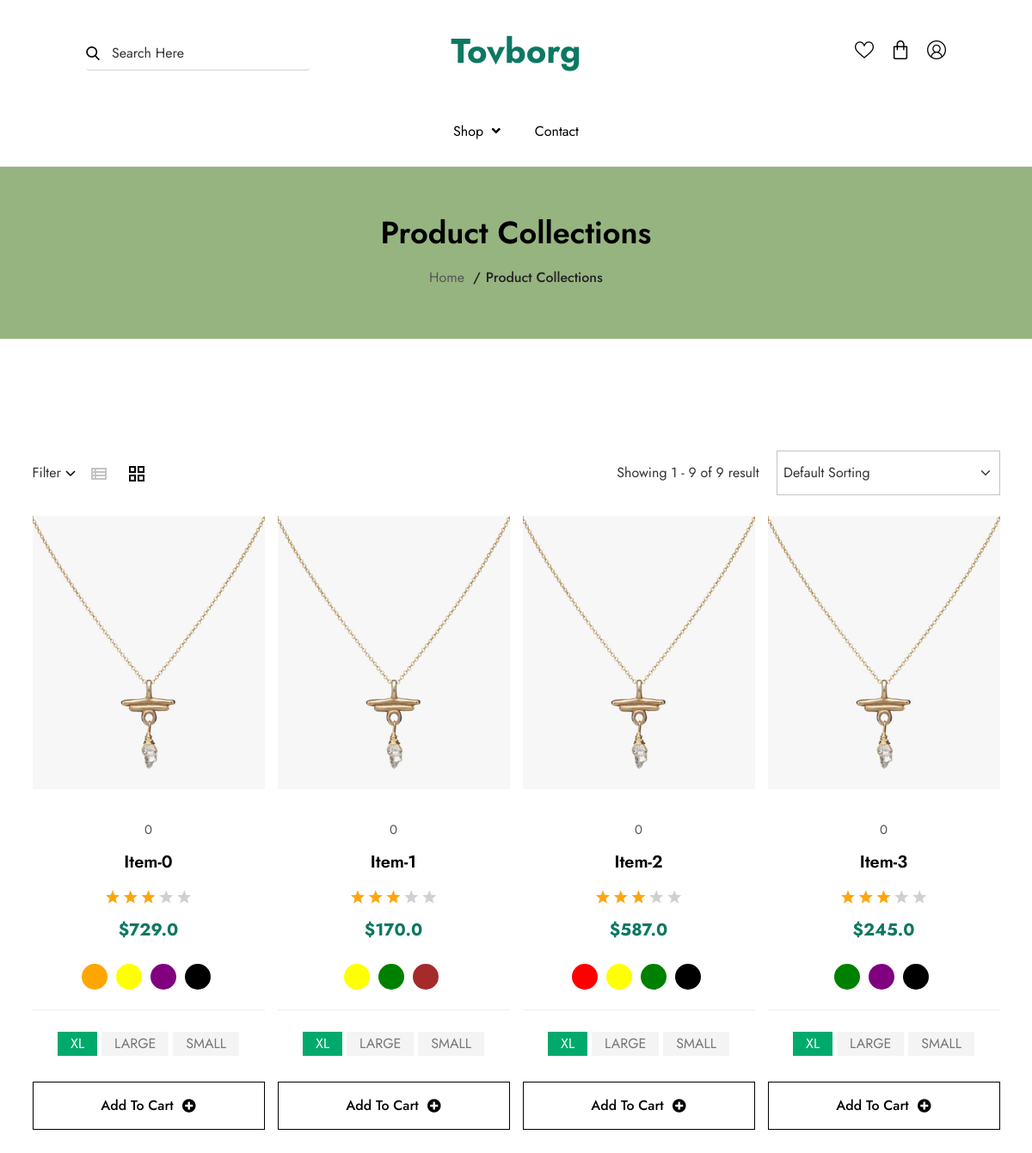
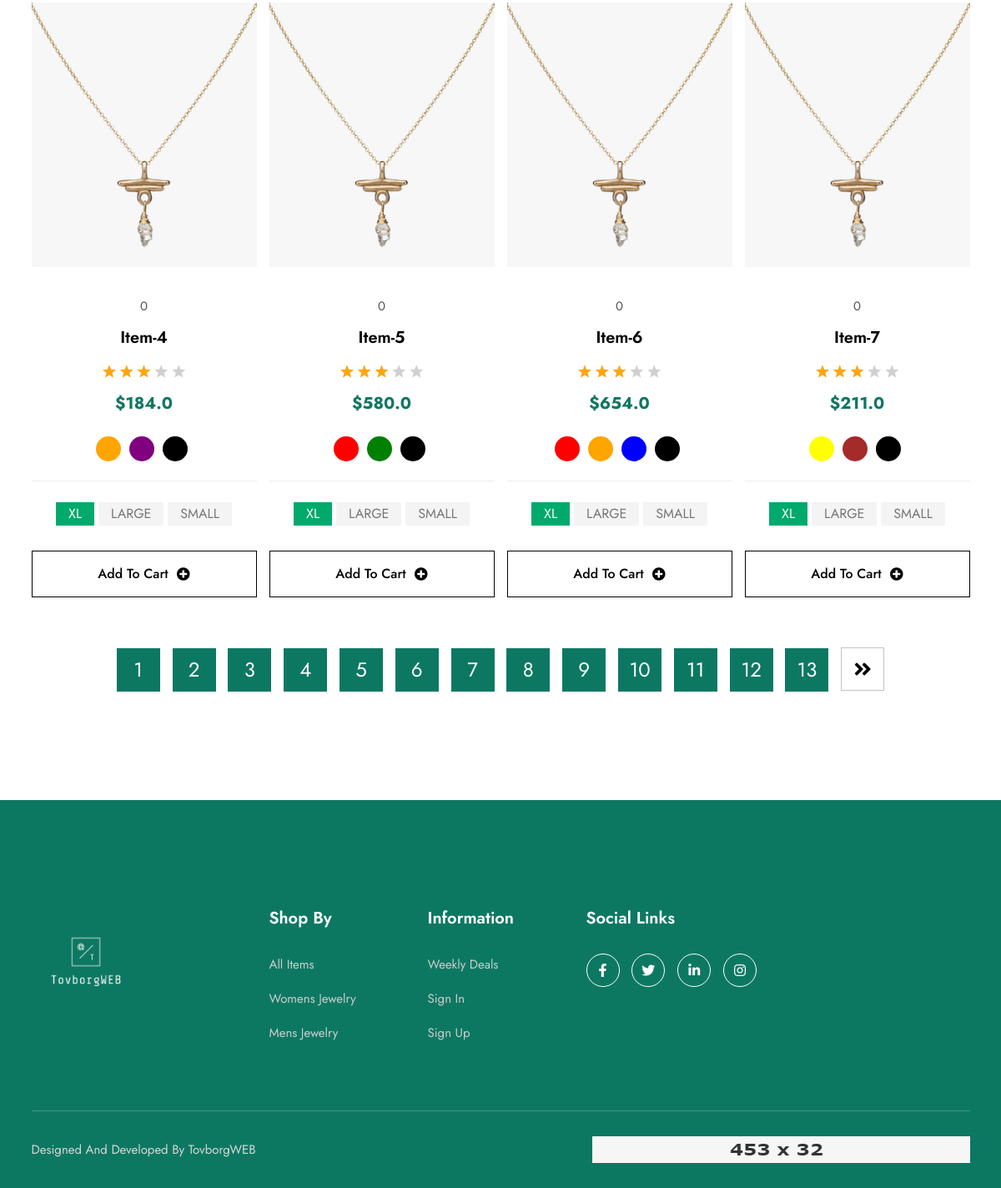
The page /shop-grid/ on the database its author committed (2 pictures, top to bottom).
### core/models.py (models this page shows, shortened)
class Item(models.Model):
    name = models.CharField(
        max_length=70,
        verbose_name='Product Name'
    )
    price = models.FloatField(
        verbose_name='Price'
    )
    sizes = models.ManyToManyField(Size, blank=True)
    discount_price = models.FloatField(blank=True, null=True)
    category = models.ManyToManyField(Category)
    label = models.CharField(choices=LABEL_CHOICES, max_length=4)
    home_page_image = models.ImageField(
        upload_to='uploads/', blank=True, null=True)
    shop_grid_image = models.ImageField(
        upload_to='uploads/', blank=True, null=True)
    slug = models.SlugField()
    description = models.TextField(
        max_length=190,
        verbose_name='Description'
    )
    featured = models.BooleanField(default=False)
    times_ordered = models.IntegerField(default=1)
    featured_products = models.CharField(
        choices=FEATURED_PRODUCTS_CHOICES, max_length=10, null=True, blank=True)
    date_added = models.DateTimeField(auto_now_add=True)
    color = models.ManyToManyField(Color)
    def get_absolute_url(self):
        return reverse("core:product-page", kwargs={'slug': self.slug})
    def get_add_to_cart_url(self):
        return reverse("core:add-to-cart", kwargs={'slug': self.slug})
    def get_add_to_wishlist_url(self):
        return reverse("core:add-to-wishlist", kwargs={'slug': self.slug})
    def get_average_rating(self):
        reviews = Reviews.objects.filter(item=self)
        ratings = []
        if reviews.exists():
            if reviews.count() > 0:
                for review in reviews:
                    ratings.append(review.stars)
                return floor(sum(ratings) / len(ratings))
            else:
                return 0
        else:
            return 0

class Color(models.Model):
    name = models.CharField(max_length=50)
    code = models.CharField(max_length=50)

### core/views.py (the view, shortened to what this page needs)
# urls.py: path('shop-grid/', ShopGrid, name="shop-grid"),
def ShopGrid(request):
    all_items = Item.objects.all()
    categories = Category.objects.all()
    title_contains_query = request.GET.get('searchwidget1')
    title_exact_query = request.GET.get('searchwidget1')
    pricemin = request.GET.get('minprice1')
    pricemax = request.GET.get('maxprice1')
    color_items = Item.objects.all()
    used_colors = []
    item_colors = []
    for item in Item.objects.all():
        for color in item.color.all():
            item_colors.append(color)
            if color not in used_colors:
                used_colors.append(color)
    """
    Loop through all the colors and use the color name with request.GET.get(color name) and check if its on and if so filter the items by that color
    """
    for color in used_colors:
        if request.GET.get('{}'.format(color.name)) == 'on':
            all_items = color_items.filter(color__name=color.name)
    for category in categories:
        category.field_name = request.GET.get(category.name)
        if is_valid_queryparam(category.field_name):
            all_items = all_items.filter(category=category)
            page_obj = all_items.filter(category=category)
    for color in used_colors:
        color_name = color.name
        color_code = color.code
        color_field_name = request.GET.get(color_name)
        pagination = Paginator(all_items, 8)
        page_number = request.GET.get('page')
        page_obj = pagination.get_page(page_number)
        if is_valid_queryparam(color_field_name):
            all_items = all_items.filter(color__name=color_name)
            page_obj = all_items.filter(color__name=color_name)
    if is_valid_queryparam(title_contains_query):
        all_items = all_items.filter(name__icontains=title_contains_query)
        page_obj = all_items.filter(name__icontains=title_contains_query)
    elif is_valid_queryparam(title_exact_query):
        all_items = all_items.filter(name__iexact=title_exact_query)
        page_obj = all_items.filter(name__iexact=title_exact_query)
    if is_valid_queryparam(pricemin):
        all_items = all_items.filter(price__gte=pricemin)
        page_obj = all_items.filter(price__gte=pricemin)
    if is_valid_queryparam(pricemax):
        all_items = all_items.filter(price__lt=pricemax)
        page_obj = all_items.filter(price__lt=pricemax)
    context = {
        'object': all_items,
        'categories': categories,
        'colors': used_colors,  # colors
        'page_obj': page_obj  # pagination
    }
    return render(request, 'shop-grid.html', context)

### templates/shop-grid.html (shortened to what this page needs)
{% extends 'base.html' %}
{% load static %}
{% load cart_template_tags %}
{% block content %}
<body>
    <div class="breadcrumb-area">
        <div class="container">
            <div class="breadcrumb-wrap text-center">
                <h2 class="page-title">Product Collections</h2>
                <ul class="breadcrumb-pages">
                    <li class="page-item"><a class="page-item-link" href="{% url 'core:home-page' %}">Home</a></li>
                    <li class="page-item">Product Collections</li>
                </ul>
            </div>
        </div>
    </div>
    <div class="product-area section">
        <div class="container">
            <div class="product-section-top">
                <div class="row align-items-center">
                    <div class="col-md-4">
                        <div class="product-section-top-left">
                            <button class="filter-btn" type="button" data-bs-toggle="offcanvas" data-bs-target="#offcanvasExample" aria-controls="offcanvasExample">
                                Filter <img src="{% static 'assets/images/angle-down.svg' %}" alt="angle-down" />
                            </button>
                            <div class="list-grid-view">
                                <a href="shop-list.html" class="view-btn list-view"><img class="view-icon" src="{% static 'assets/images/view-list.svg' %}" alt="view-list" /></a>
                                <a href="shop-grid.html" class="view-btn grid-view active"><img class="view-icon" src="{% static 'assets/images/view-grid.svg' %}" alt="view-grid" /></a>
                            </div>
                        </div>
                    </div>
                    <div class="col-md-8">
                        <div class="product-filter">
                            <p class="shoing-result">Showing 1 - 9 of 9 result</p>
                            <form>
                                <select class="form-select">
                                    <option selected>Default Sorting</option>
                                </select>
                            </form>
                        </div>
                    </div>
                </div>
            </div>
            <div class="product-list">
                <div class="row">
                    {% for item in page_obj %}
                    <div class="col-lg-3 col-md-4 col-sm-6">
                        <div class="single-grid-product">
                            <div class="product-top">
                                {% if item.shop_grid_image %}
                                <a href="{{ item.get_absolute_url }}"><img class="product-thumbnal" src="{{ item.shop_grid_image.url }}" alt="product" /></a>
                                {% else %}
                                <a href="single-product.html"><img class="product-thumbnal" src="{% static 'assets/images/product-image-1.png' %}" alt="product" /></a>
                                {% endif %}
                                <ul class="prdouct-btn-wrapper">
                                </ul>
                            </div>
                            <div class="product-info text-center">
                                <h4 class="product-catagory">{{ item.get_average_rating }}</h4>
                                <h3 class="product-name"><a class="product-link" href="single-product.html">{{ item.name }}</a></h3>
                                <ul class="product-review">
                                    <li class="review-item active"><i class="flaticon-star"></i></li>
                                    <li class="review-item active"><i class="flaticon-star"></i></li>
                                    <li class="review-item active"><i class="flaticon-star"></i></li>
                                    <li class="review-item"><i class="flaticon-star"></i></li>
                                    <li class="review-item"><i class="flaticon-star"></i></li>
                                </ul>
                                <div class="product-price">
                                    {% if item.discount_price %}
                                    <span class="regular-price">${{ item.price }}</span>
                                    <span class="price">${{ item.discount_price }}</span>
                                    {% else %}
                                    <span class="price">${{ item.price }}</span>
                                    {% endif %}
                                </div>
                                <div class="variable-single-item color-switch">
                                    <div class="product-variable-color">
                                        {% for color in item.color.all %}
                                        <label>
                                            <span class="product-color-tomato" style="background: {{ color.code }} !important;"></span>
                                        </label>
                                        {% endfor %}
                                    </div>
                                </div>
                                <ul class="size-switch">
                                    <li class="single-size active">XL</li>
                                    <li class="single-size">LARGE</li>
                                    <li class="single-size">SMALL</li>
                                </ul>
                                <a href="{{ item.get_add_to_cart_url }}" title="Add to cart" class="add-cart">Add To Cart <i class="icon fas fa-plus-circle"></i></a>
                            </div>
                        </div>
                    </div>
                    {% endfor %}
                </div>
                <div class="pagination-area mt-30">
                    <ul class="paginations text-center">
                        {% for page in page_obj.paginator.page_range %}
                        <li class="pagination-page active"><a href="?page={{page}}" class="pagination-link">{{ page }}</a></li>
                        {% endfor %}
                        {% if page_obj.has_next %}
                        <li class="pagination-page"><a href="?page={{ page_obj.next_page_number }}" class="pagination-link"><i class="fas fa-angle-double-right"></i></a></li>
                        {% endif %}
                    </ul>
                </div>
            </div>
        </div>
    </div>
</body>
{% endblock content %}

### rows shown on the page
Item: shop_grid_image (picture), get_average_rating "0", name "Item-0", price "729.0"
Item: shop_grid_image (picture), get_average_rating "0", name "Item-1", price "170.0"
Item: shop_grid_image (picture), get_average_rating "0", name "Item-2", price "587.0"
Item: shop_grid_image (picture), get_average_rating "0", name "Item-3", price "245.0"
Item: shop_grid_image (picture), get_average_rating "0", name "Item-4", price "184.0"
Item: shop_grid_image (picture), get_average_rating "0", name "Item-5", price "580.0"
Item: shop_grid_image (picture), get_average_rating "0", name "Item-6", price "654.0"
Item: shop_grid_image (picture), get_average_rating "0", name "Item-7", price "211.0"

### other values the page prints
{{ page }} "1" "2" "3" "4" "5" "6" "7" "8" "9" "10" "11" "12" "13"
